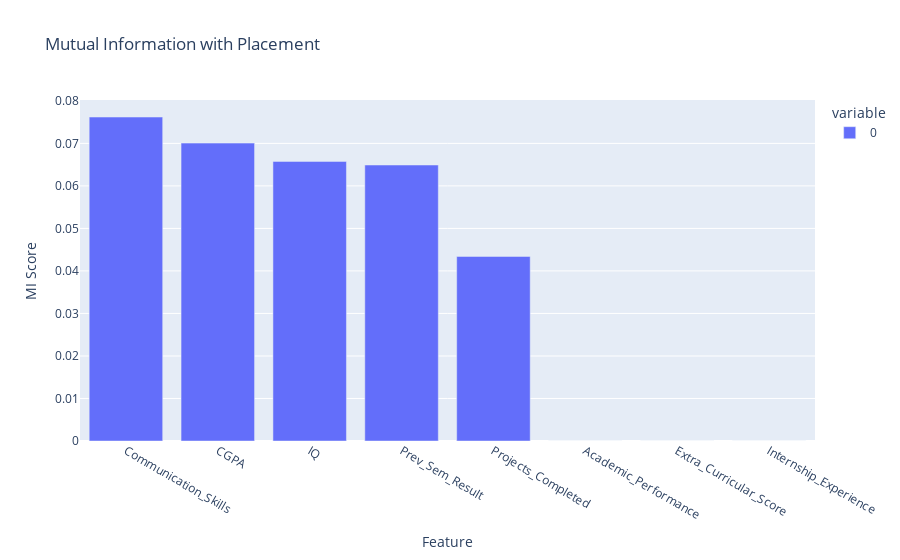

The code cell stored with this chart in its notebook:
### Code cell
# 4) Mutual Information (numeric-only quick scan)
from sklearn.feature_selection import mutual_info_classif

X_num = df.select_dtypes(include=['number']).drop(columns=['Placement'], errors='ignore')
y = df['Placement']

# Fill NaN with median; if column is all NaN, fill with 0
X_num_filled = X_num.fillna(X_num.median()).fillna(0)

mi = mutual_info_classif(X_num_filled, y, random_state=42)
mi_series = pd.Series(mi, index=X_num.columns).sort_values(ascending=False)

fig = px.bar(mi_series, title='Mutual Information with Placement')
fig.update_layout(xaxis_title='Feature', yaxis_title='MI Score')
fig.show()

mi_series

### Figure 1 — Plotly figure (JSON) as saved in the notebook; plotly's stock layout.template omitted (floating-point values rounded to 4 significant figures)
{"data": [{"hovertemplate": "variable=0<br>index=%{x}<br>value=%{y}<extra></extra>", "legendgroup": "0", "marker": {"color": "#636efa", "pattern": {"shape": ""}}, "name": "0", "orientation": "v", "showlegend": true, "textposition": "auto", "type": "bar", "x": ["Communication_Skills", "CGPA", "IQ", "Prev_Sem_Result", "Projects_Completed", "Academic_Performance", "Extra_Curricular_Score", "Internship_Experience"], "xaxis": "x", "y": [0.07619, 0.07006, 0.06576, 0.06492, 0.04341, 0.0, 0.0, 0.0], "yaxis": "y"}], "layout": {"barmode": "relative", "legend": {"title": {"text": "variable"}, "tracegroupgap": 0}, "title": {"text": "Mutual Information with Placement"}, "xaxis": {"anchor": "y", "domain": [0, 1], "title": {"text": "Feature"}}, "yaxis": {"anchor": "x", "domain": [0, 1], "title": {"text": "MI Score"}}}}
